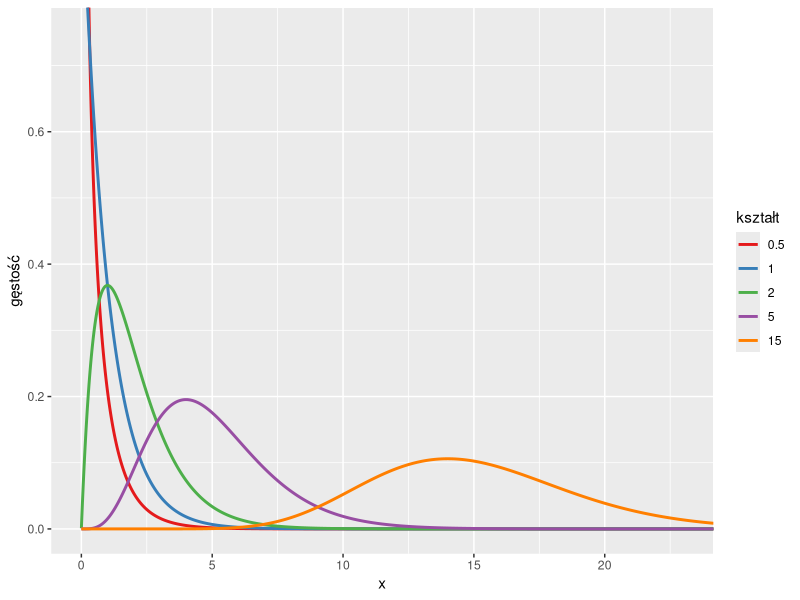
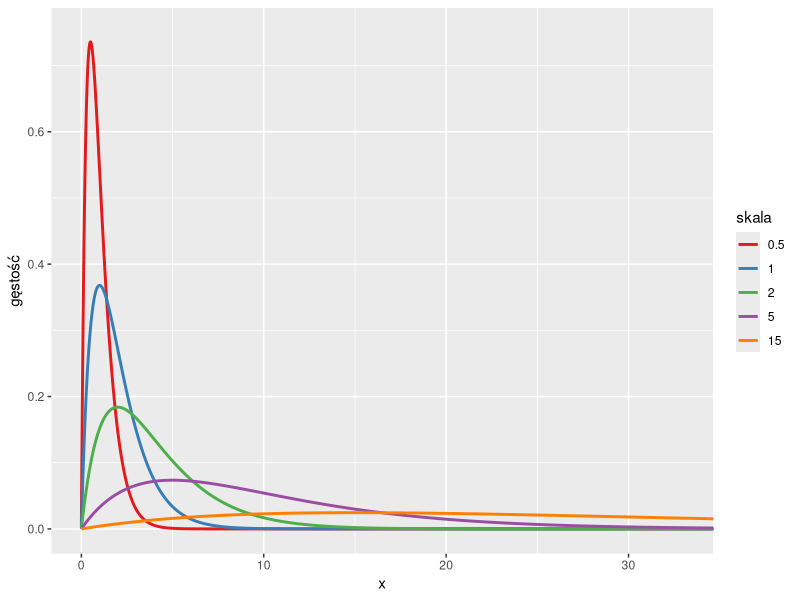
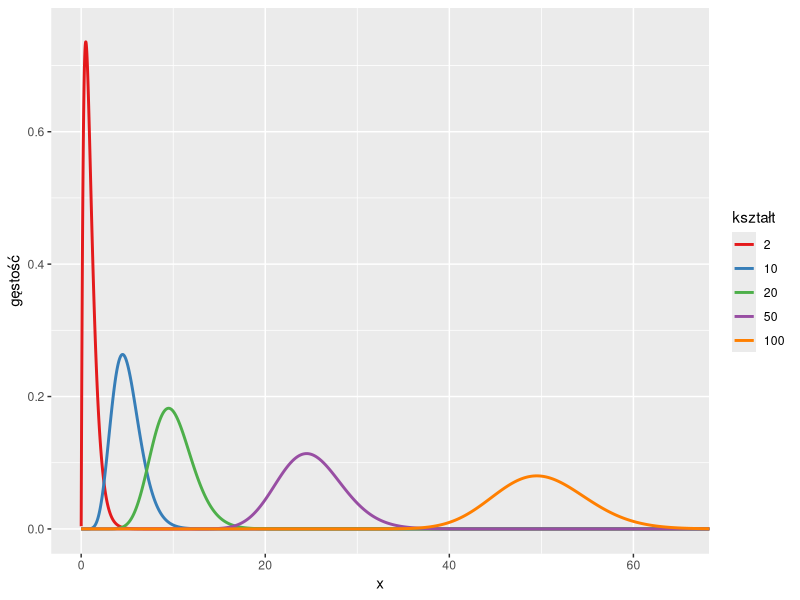
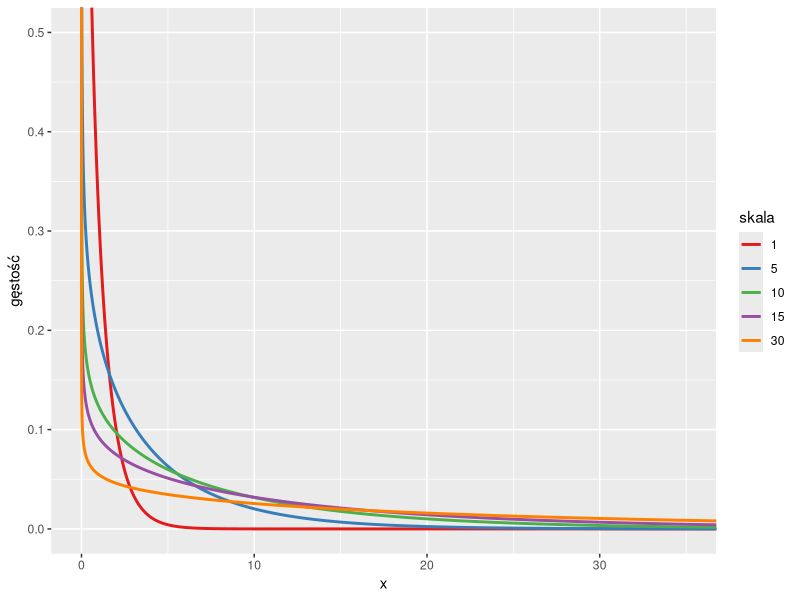

These charts were generated, in order, by the following R code:
library("ggplot2")

k1 <- c(0.5, 1, 2, 5, 15) #ksztalt
t1 <- c(1, 1, 1, 1, 1) #skala
parameters1 <- lapply(1:5, function(x) c(k1[x], t1[x]))
domain1 <- seq(0.001, 25, 0.001)

densities1 <- as.vector(sapply(parameters1, function(x) dgamma(domain1, shape = x[[1]], scale = x[[2]])))
data1 <- data.frame('gęstość' = densities1, x = rep(domain1, 5), 'kształt' = as.factor(rep(c(0.5, 1, 2, 5, 15), each = length(domain1))))

scale1_plot <- ggplot(data1, aes(x = x, y = gęstość, colour = kształt)) +
        geom_line(size = 1) +
        coord_cartesian(xlim = c(0, 23), ylim=c(0, 0.75)) +
        scale_colour_brewer(palette = "Set1")

scale1_plot #RYSUNEK 1#
#########

k2 <- c(2, 2, 2, 2, 2) #ksztalt
t2 <- c(0.5, 1, 2, 5, 15) #skala
parameters2 <- lapply(1:5, function(x) c(k2[x], t2[x]))
domain2 <- seq(0.001, 35, 0.001)

densities2 <- as.vector(sapply(parameters2, function(x) dgamma(domain2, shape = x[[1]], scale = x[[2]])))
data2 <- data.frame('gęstość' = densities2, x = rep(domain2, 5), 'skala' = as.factor(rep(c(0.5, 1, 2, 5, 15), each = length(domain2))))

shape1_plot <- ggplot(data2, aes(x = x, y = gęstość, colour = skala)) +
  geom_line(size = 1) +
  coord_cartesian(xlim = c(0, 33), ylim=c(0, 0.75)) +
  scale_colour_brewer(palette = "Set1")

shape1_plot #RYSUNEK 2#

#########

k3 <- c(2, 10, 20, 50, 100) #ksztalt
t3 <- c(0.5, 0.5, 0.5, 0.5, 0.5) #skala
parameters3 <- lapply(1:5, function(x) c(k3[x], t3[x]))
domain3 <- seq(0.001, 70, 0.001)

densities3 <- as.vector(sapply(parameters3, function(x) dgamma(domain3, shape = x[[1]], scale = x[[2]])))
data3 <- data.frame('gęstość' = densities3, x = rep(domain3, 5), 'kształt' = as.factor(rep(c(2, 10, 20, 50, 100), each = length(domain3))))

small_scale_plot <- ggplot(data3, aes(x = x, y = gęstość, colour = kształt)) +
  geom_line(size = 1) +
  coord_cartesian(xlim = c(0, 65), ylim=c(0, 0.75)) +
  scale_colour_brewer(palette = "Set1")

small_scale_plot #RYSUNEK 3#

#########

k4 <- rep(0.8, 5) #ksztalt
t4 <- c(1, 5, 10, 15, 30) #skala
parameters4 <- lapply(1:5, function(x) c(k4[x], t4[x]))
domain4 <- seq(0.0000001, 40, 0.001)

densities4 <- as.vector(sapply(parameters4, function(x) dgamma(domain4, shape = x[[1]], scale = x[[2]])))
data4 <- data.frame('gęstość' = densities4, x = rep(domain4, 5), 'skala' = as.factor(rep(c(1, 5, 10, 15, 30), each = length(domain4))))

small_shape_plot <- ggplot(data4, aes(x = x, y = gęstość, colour = skala)) +
  geom_line(size = 1) +
  coord_cartesian(xlim = c(0, 35), ylim=c(0, 0.5)) +
  scale_colour_brewer(palette = "Set1")

small_shape_plot #RYSUNEK 4#
